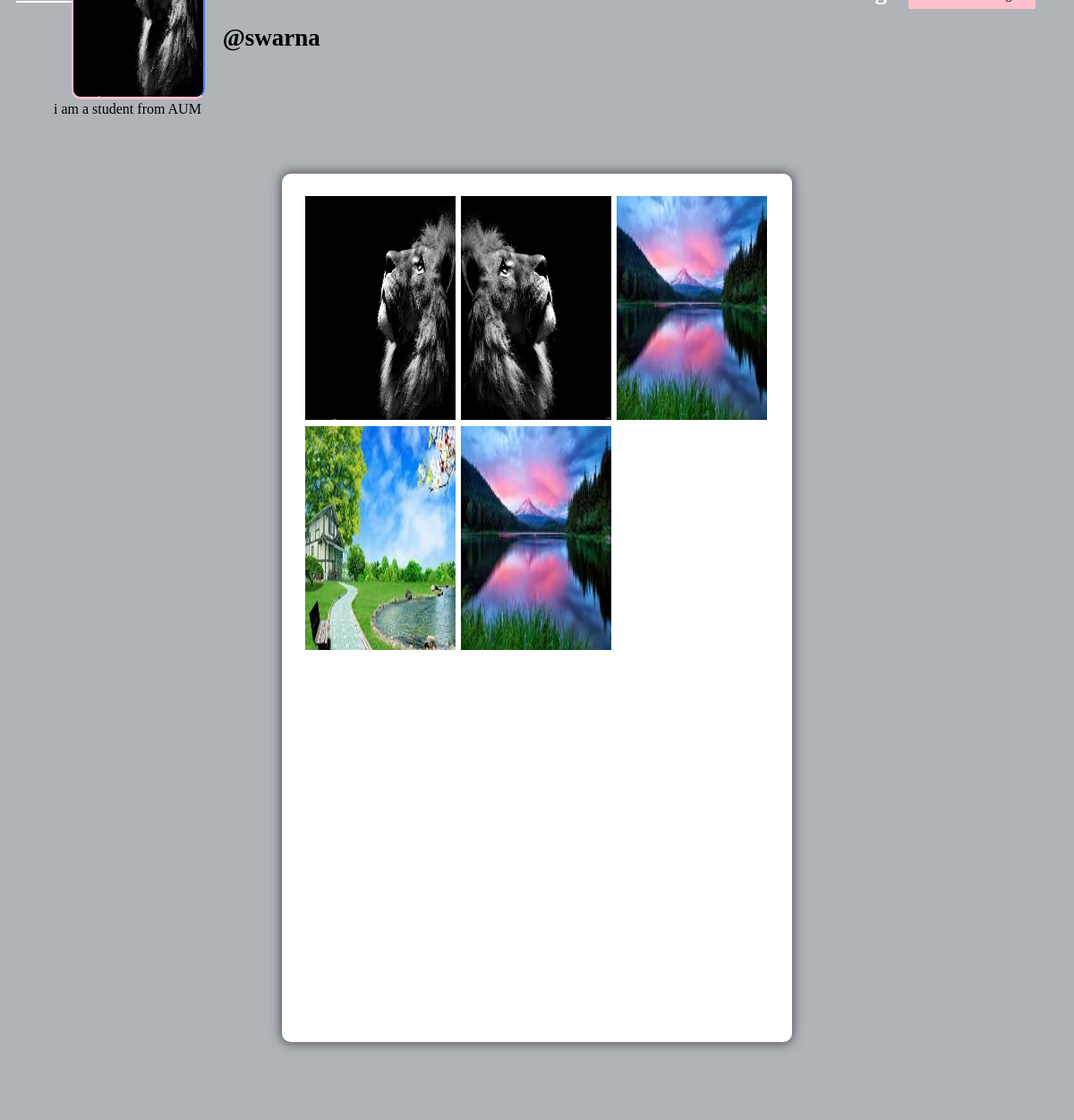
/profile/swarna (signed in), run on the app's committed database.
### core/models.py (models this page shows, shortened)
class Profile(models.Model):
    user = models.ForeignKey(User, on_delete=models.CASCADE)
    id_user = models.IntegerField()
    bio = models.TextField(blank=True)
    profileimg = models.ImageField(upload_to='profile_images', default='blank-profile-picture.png')
    location = models.CharField(max_length=100, blank=True)

class Post(models.Model):
    id = models.UUIDField(primary_key=True, default=uuid.uuid4)
    user = models.CharField(max_length=100)
    image = models.ImageField(upload_to='post_images')
    caption_at = models.TextField()
    created_at = models.DateTimeField(default=datetime.now)
    no_of_likes = models.IntegerField(default=0)

### core/views.py (the view)
# urls.py: path('profile/<str:pk>', views.profile, name='profile'),
@login_required(login_url='signin')
def profile(request, pk):
    user_object = User.objects.get(username=pk)
    user_profile = Profile.objects.get(user=user_object)
    user_posts = Post.objects.filter(user=pk)
    user_post_length = len(user_posts)
    follower = request.user.username
    user = pk
    if FollowersCount.objects.filter(follower=follower, user=user).first():
        button_text = 'Unfollow'
    else:
        button_text = 'Follow'
    user_followers = len(FollowersCount.objects.filter(user=pk))
    user_following = len(FollowersCount.objects.filter(follower=pk))
    context = {
        'user_object': user_object,
        'user_profile': user_profile,
        'user_posts': user_posts,
        'user_post_length': user_post_length,
        'button_text': button_text,
        'user_followers': user_followers,
        'user_following': user_following
    }
    return render(request, 'profile.html', context)

### templates/profile.html (shortened to what this page needs)
{% load static %}
<!DOCTYPE html>
<html lang="en">
<head>
    <link rel="stylesheet" href="{% static 'css/main.min.css' %}">
    <link rel="stylesheet" href="{% static 'css/style.css' %}">
    <link rel="stylesheet" href="{% static 'css/color.css' %}">
    <link rel="stylesheet" href="{% static 'css/responsive.css' %}">
</head>
<body>
	<section>
			<div class="feature-photo">
				<figure><img src="{% static 'images/resources/timeline-1.jpg' %}" alt=""></figure>
				<form action="/follow" method="POST">
					<div class="add-btn">
					<span style="color: white; font-size: 27px; margin-right: 520px;"><b><u><a href="/">Home</a></u></b></span>
					{% if user_post_length == 0 %}
					<span style="color: white; font-size: 27px;"><b>No Posts</b></span>
					{% elif user_post_length == 1 %}
					<span style="color: white; font-size: 27px;"><b>{{user_post_length}} Post</b></span>
					{% else %}
					<span style="color: white; font-size: 27px;"><b>{{user_post_length}} Posts</b></span>
					{% endif %}
					{% if user_followers == 0 or user_followers == 1 %}
					<span style="color: white; font-size: 27px;"><b>{{user_followers}} follower</b></span>
					{% else %}
					<span style="color: white; font-size: 27px;"><b>{{user_followers}} followers</b></span>
					{% endif %}
					<span style="color: white; font-size: 27px;"><b>{{user_following}} following</b></span>
					{% if user_object.username == user.username %}
					<a href="/settings" data-ripple="">Account Settimgs</a>
					{% else %}
					<a data-ripple=""><button type="submit" style="background-color: #ffc0cb; border: #ffc0cb;">{{button_text}}</button></a>
					{% endif %}
					</div>
				</form>
				<div class="container-fluid">
					<div class="row merged">
						<div class="col-lg-2 col-sm-3">
							<div class="user-avatar">
								<figure>
									<img src="{{user_profile.profileimg.url}}" style="height: 250px; width: 100%;" alt="">
								</figure>
							</div>
						</div>
						<div class="col-lg-10 col-sm-9">
							<div class="timeline-info">
								<ul>
									<li class="admin-name">
									  <h5 style="color: black;white-space: nowrap; width: 110px; font-size: 27px;"><b>@{{user_profile.user.username}}</b></h5>
									</li>
								</ul>
							</div>
						</div>
					</div>
				</div>
			</div>
		</section>
		<section>
			<div class="bio">
				{{user_profile.bio}}
			</div>
		</section>
	<section>
		<div class="gap gray-bg">
			<div class="container-fluid">
				<div class="row">
					<div class="col-lg-12">
						<div class="row" id="page-contents">
							<div class="col-lg-3">
								<aside class="sidebar static">
								</aside>
							</div>
							<div class="col-lg-6">
								<div class="central-meta">
									<ul class="photos">
										{% for post in user_posts  %}
										<li>
											<a class="strip" href="{{post.image.url}}" title="" data-strip-group="mygroup" data-strip-group-options="loop: false">
												<img src="{{post.image.url}}" style="height: 250px; width: 300px;" alt=""></a>
										</li>
										{% endfor %}
									</ul>
								</div>
							</div>
							<div class="col-lg-3">
								<aside class="sidebar static">
								</aside>
							</div>
						</div>
					</div>
				</div>
			</div>
		</div>
	</section>
</body>
</html>

### static/css/color.css (style rules this page uses)
#nprogress .bar, .timeline-info > ul li a::before, .add-btn > a, .activitiez > li::before, form button, .colla-apps > li a:hover, a.underline:before, .setting-row input:checked + label, .user-avatar:hover .edit-phto, .error-meta > a, .color-bg, .add-butn, .nav.nav-tabs.likes-btn > li a.active, a.dislike-btn, .drop > a:hover, .btn-view.btn-load-more:hover, .accordion .card h5 button[aria-expanded="true"], .chat-head, .f-page > figure em, .inbox-panel-head > ul > li > a, .nav-tabs--left .nav-link.active, .nav-tabs--left .nav-link.active:hover, footer .widget-title h4::before, #topcontrol, .sidebar .widget-title::before, .f-title::before, .g-post-classic > figure > i::after, .purify > a, .help-list > a:hover, .open-position::before, .info > a, .category-box:hover, .category-box.selected, a.main-btn, .section-heading::before, .getquot-baner, .more-branches > h4::before, .is-helpful > a, .cart-optionz > li > a:hover, .paginationz > li a:hover, .paginationz > li a.active, .shopping-cart, a.btn2:hover, .form-submit > input[type="submit"], button.submit-checkout, .delete-cart:hover, .proceed .button, .amount-area .update-cart, a.addnewforum, .apply-bttons > a { background: orange; }

### static/css/responsive.css (style rules this page uses)
@media screen and (max-width: 1281px) and (min-width: 1024px) { .photos > li { min-width: 32.2%; width: 32.2%; } }
@media screen and (max-width: 1281px) and (min-width: 1024px) { .timeline-info { line-height: 51px; } }
@media screen and (max-width: 1281px) and (min-width: 1024px) { .timeline-info .admin-name > h5 { font-size: 20px; } }
@media screen and (max-width: 1281px) and (min-width: 1024px) { .user-avatar { width: 80.2% } }

### data on the page
Profile: profileimg (picture), user.username "swarna", bio "i am a student from AUM"
Post: image (picture)
Post: image (picture)
Post: image (picture)
Post: image (picture)
Post: image (picture)
